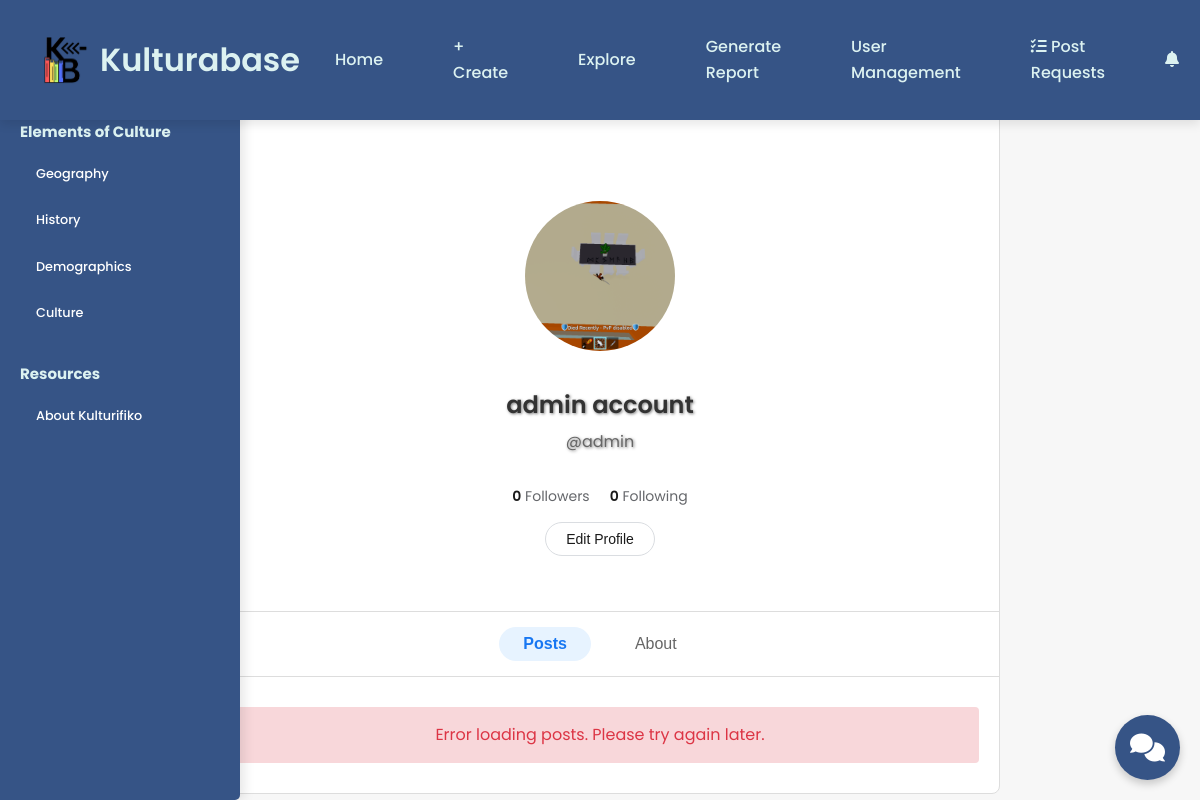
Screenshot of /user/profile.php (signed in) with the database file from the repository.
### tables this page shows
CREATE TABLE `users` (
  `id` int(11) NOT NULL,
  `email` varchar(255) NOT NULL,
  `username` varchar(255) NOT NULL,
  `password` varchar(255) NOT NULL,
  `full_name` varchar(255) NOT NULL,
  `about` text DEFAULT NULL,
  `location` varchar(255) DEFAULT NULL,
  `birthday` date DEFAULT NULL,
  `website` varchar(255) DEFAULT NULL,
  `skills` text DEFAULT NULL,
  `profile_picture` varchar(255) DEFAULT NULL,
  `isAdmin` tinyint(1) NOT NULL DEFAULT 0,
  `isPremium` tinyint(4) NOT NULL DEFAULT 0,
  `profile_background` varchar(255) DEFAULT NULL,
  `following_count` int(11) DEFAULT 0,
  `followers_count` int(11) DEFAULT 0
);

### user/profile.php (the view, shortened to what this page needs)
<?php
require 'db_conn.php';
$user_id = $_SESSION['user_id'];
$query = "SELECT u.*,
          (SELECT COUNT(*) FROM user_follows WHERE following_id = u.id) as followers_count,
          (SELECT COUNT(*) FROM user_follows WHERE follower_id = u.id) as following_count
          FROM users u
          WHERE u.id = ?";
$stmt = $conn->prepare($query);
$stmt->bind_param("i", $user_id);
$stmt->execute();
$result = $stmt->get_result();
if ($result->num_rows > 0) {
    $user = $result->fetch_assoc();
    $full_name = htmlspecialchars($user['full_name']);
    $username = htmlspecialchars($user['username']);
    $profile_picture = $user['profile_picture'] ? htmlspecialchars($user['profile_picture']) : 'assets/hero/v07_20@Shanks.png';
    $is_premium = $user['isPremium'];
    $profile_background = $user['profile_background'] ? htmlspecialchars($user['profile_background']) : '';
    $follower_count = $user['followers_count'];
    $following_count = $user['following_count'];
} else {
    echo "<script>
            alert('User not found.');
            window.location.href = 'login.php';
          </script>";
    exit();
}
$premium_class = $is_premium ? 'premium-user' : '';
?>
<!DOCTYPE html>
<html lang="en">
<head>
    <link rel="stylesheet" href="https://cdnjs.cloudflare.com/ajax/libs/font-awesome/6.0.0/css/all.min.css">
    <body>
    <?php
    if (isset($_SESSION['isAdmin']) && $_SESSION['isAdmin'] == 1) {
        include 'components/layout/admin/navbar.php';
    } else {
        include 'components/layout/guest/navbar.php';
    }
    ?>
<div class="profile-page">
    <div class="profile-header <?php echo $premium_class; ?>"
         style="margin-top: 100px; <?php echo ($is_premium && $profile_background) ? "background-image: url('" . $profile_background . "'); background-size: cover; background-position: center;" : ''; ?>">
        <div class="profile-overlay"></div>
        <div class="profile-content">
            <div class="profile-picture">
                <div class="profile-img">
                    <img src="<?php echo $profile_picture; ?>" alt="Profile Picture" id="profile-img" class="profile-img-preview">
                </div>
            </div>
            <div class="user-info">
                <h2><?php echo $full_name; ?></h2>
                <p class="username">@<?php echo $username; ?></p>
                <div class="user-stats">
                    <span><strong class="follower-count"><?php echo $follower_count; ?></strong> Followers</span>
                    <span><strong class="following-count"><?php echo $following_count; ?></strong> Following</span>
                </div>
                <?php if (isset($_SESSION['user_id']) && $_SESSION['user_id'] == $user_id): ?>
                <a href="edit-profile.php" class="edit-profile-link">
                    <button class="edit-profile-btn">Edit Profile</button>
                </a>
                <?php endif; ?>
            </div>
        </div>
    </div>
    <div class="profile-nav">
      <button id="posts-tab" class="active-tab">Posts</button>
      <button id="about-tab">About</button>
    </div>
    <div class="content-sections">
      <div id="posts-section" class="content-section active-section">
        <div id="posts-container">
        </div>
      </div>
</div>
    </div>
<?php include 'components/layout/guest/sidebar.php'; ?>
<?php include 'components/widgets/chat.php'; ?>
</body>
</head>
</html>

### user/profile.php (style rules this page uses)
* { margin: 0; padding: 0; box-sizing: border-box; }
body { font-family: 'Poppins', sans-serif; background-color: #f7f7f7; color: #4A4947; line-height: 1.6; padding-top: 80px; }
.profile-page { max-width: 800px; margin: 0 auto; background-color: #fff; border: 1px solid #ddd; border-radius: 8px; overflow: hidden; }
.profile-header { text-align: center; position: relative; padding: 20px; background-color: #fff; max-width: 600px; margin: 100px auto 0; }
.profile-picture { display: flex; justify-content: center; margin-bottom: 20px; }
.profile-img { width: 150px; height: 150px; }
.profile-img-preview { width: 100%; height: 100%; border-radius: 50%; object-fit: cover; }
.user-info { display: flex; flex-direction: column; align-items: center; width: 100%; padding: 15px 0; background: none; border: none; cursor: default; }
.user-info h2 { font-size: 24px; font-weight: 600; color: #333; margin-bottom: 5px; }
.user-info .username { font-size: 16px; color: #666; margin-bottom: 15px; }
.user-stats { margin: 10px 0; }
.edit-profile-link { text-decoration: none; }
.edit-profile-btn { background-color: transparent; color: #1a1a1a; border: 1px solid #dadde1; padding: 8px 20px; border-radius: 20px; font-size: 14px; font-weight: 500; cursor: pointer; }
.profile-nav { display: flex; justify-content: center; gap: 20px; padding: 15px 0; border-top: 1px solid #ddd; border-bottom: 1px solid #ddd; background-color: #fff; margin-top: 20px; }
.profile-nav button { background: none; border: none; font-size: 16px; font-weight: 500; color: #666; cursor: pointer; padding: 8px 24px; border-radius: 20px; transition: all 0.3s ease; }
.profile-nav button.active-tab { color: #1877f2; background-color: #e7f3ff; font-weight: 600; }
.content-sections { padding: 20px; max-width: 800px; margin: 0 auto; }
.content-section { display: none; opacity: 0; transition: opacity 0.3s ease; }
.content-section.active-section { display: block; opacity: 1; }
.profile-overlay { position: absolute; top: 0; left: 0; right: 0; bottom: 0; background: rgba(255, 255, 255, 0.3); z-index: 1; }
.profile-content { position: relative; z-index: 2; }
.profile-content h2, .profile-content .username, .profile-content .user-info::before { text-shadow: 1px 1px 3px rgba(0, 0, 0, 0.5); }
.user-stats { display: flex; gap: 20px; justify-content: center; margin: 15px 0; }
.user-stats span { color: #65676b; font-size: 14px; }
.user-stats strong { color: #1a1a1a; font-weight: 600; }

### user/components/layout/admin/navbar.php (style rules this page uses)
.user-info { display: flex; align-items: center; cursor: pointer; padding: 8px; border-radius: 50px; transition: background-color 0.3s ease; }

### rows the page displays
users: profile_picture (picture), full_name "admin account", username "admin"

### other values shown
$follower_count "0"
$following_count "0"
